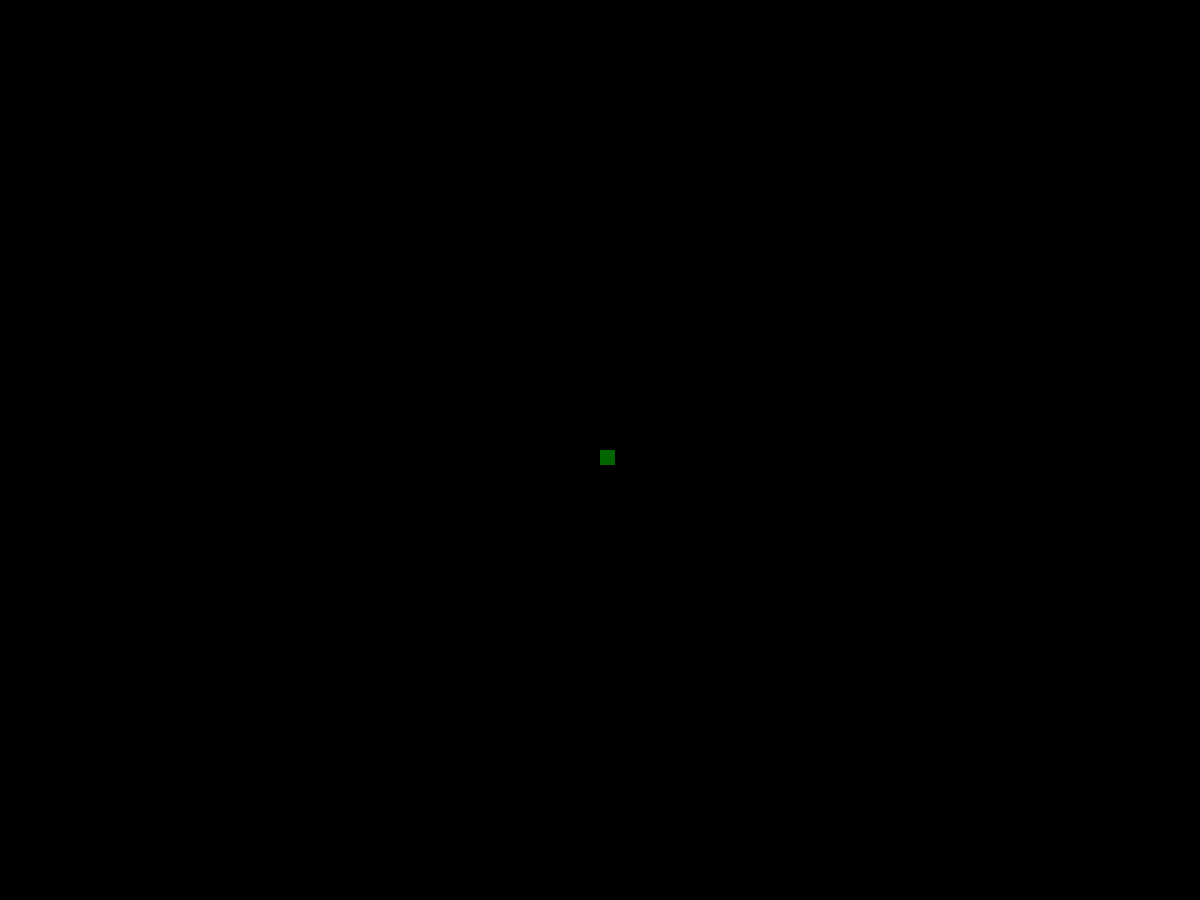
Frame 1 (no input)
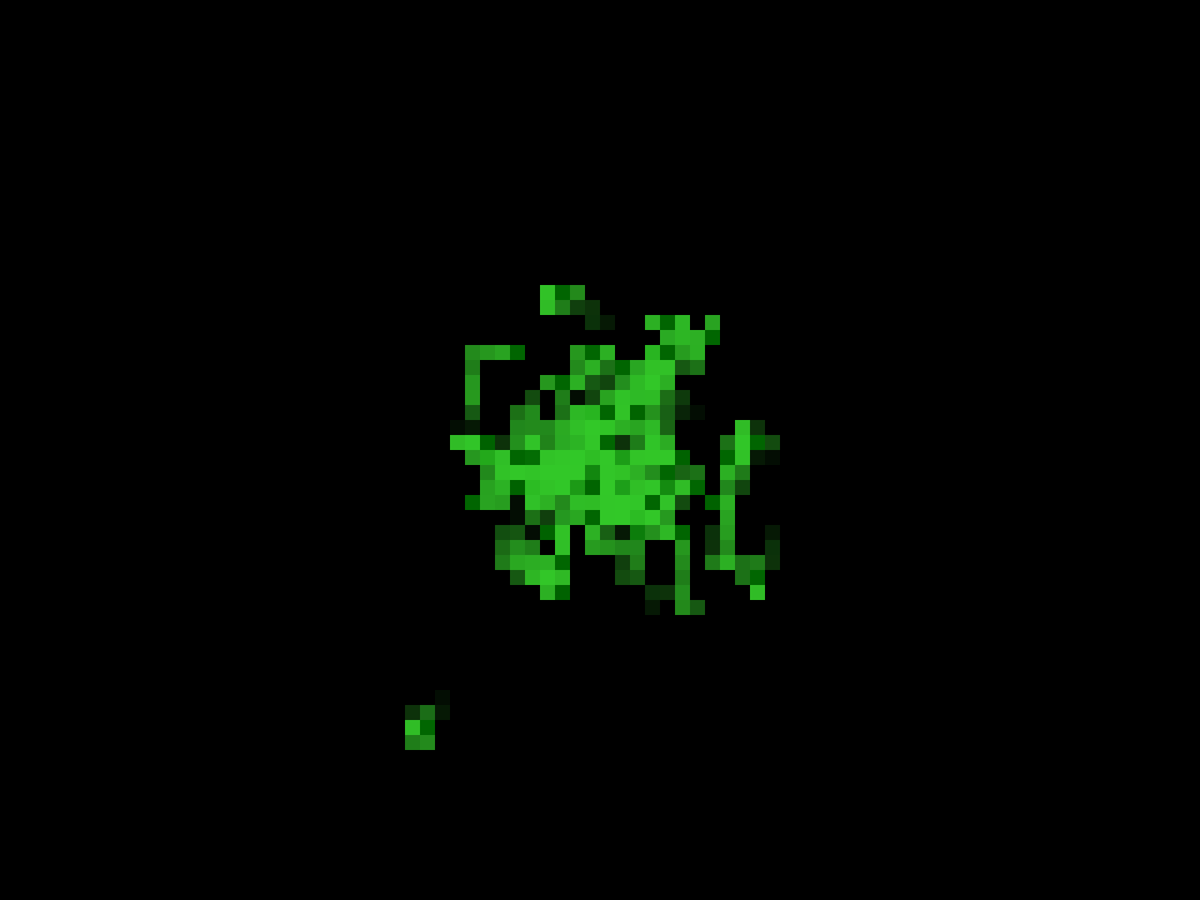
Frame 60 (the mouse pressed at the canvas centre just before this capture)
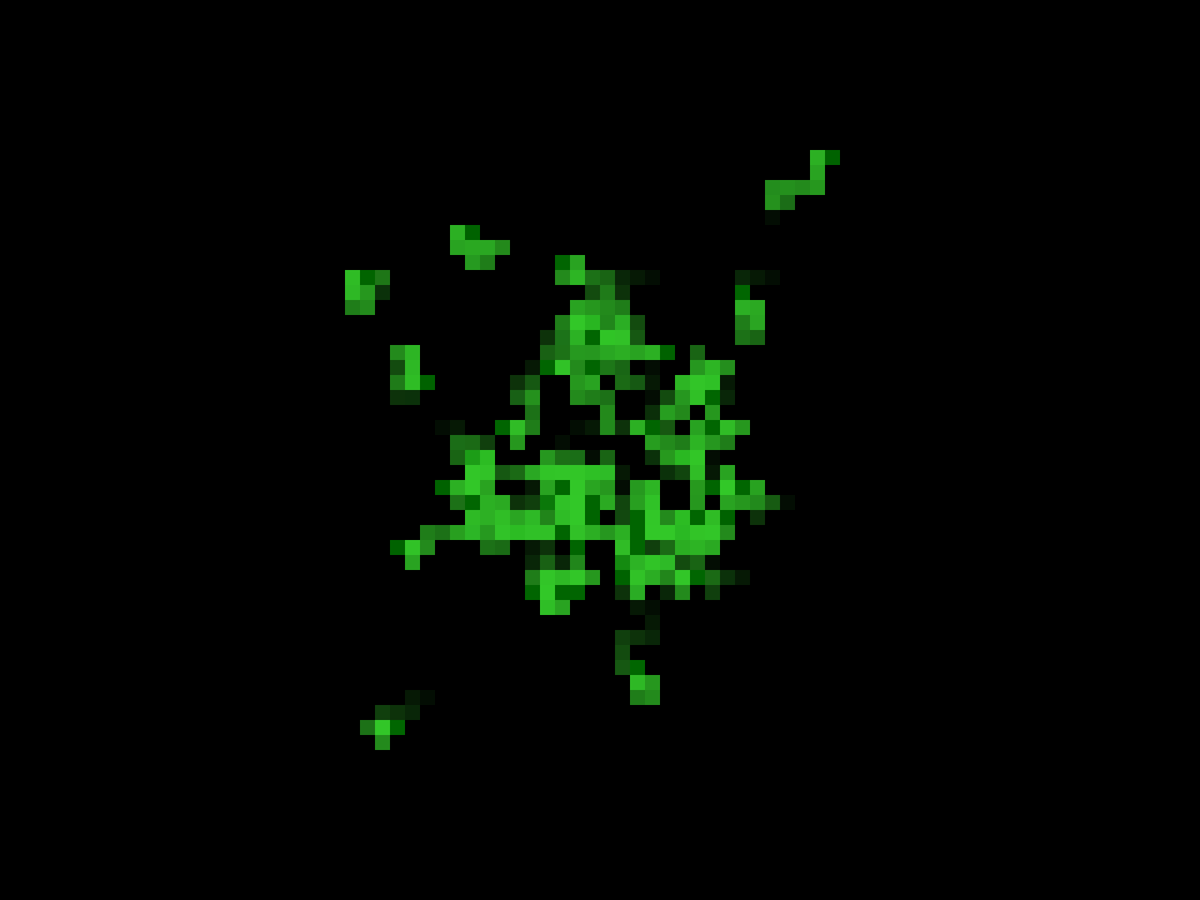
Frame 120 (the mouse held since frame 60 and released just before this capture)

The Processing sketch that drew these frames (run headless with seeded random() and noise(); from frame 60 on, the mouse is pressed at the canvas centre):

// Processing sketch: SnakeWallpaper
// ── SnakeWallpaper.pde
int numOfSnakes = 50;
int lengthOfTail = 15 ;
int snakeSize = 20;

int attractiveForce = 65;

Snake[] snakes = new Snake[numOfSnakes];

class Snake {
  int[][] coords;
  int size;

  Snake(int tailLength, int _size) {
    size = _size;
    coords = new int[tailLength][2];
    for (int i = 0; i < coords.length; i++) {
      coords[i][0] = width/2;
      coords[i][1] = height/2;
    }
  }

  void show() {
    int opacity = 240;
    for (int i = 1; i < coords.length; i++) {
      opacity-=240/lengthOfTail;
      fill(50, 200, 40, opacity);
      rect(coords[i][0], coords[i][1], size, size);
    }
    fill(0, 100, 0, 250);
    rect(coords[0][0], coords[1][1], size, size);
  }

  void update() {
    switch (floor(random(4.5))) {
    case 0:
      if (coords[0][1] < height - 2*size) {
        updateCoords(0, size);
      }
      break;
    case 1:
      if (coords[0][1] > 2*size) {
        updateCoords(0, -size);
      }
      break;
    case 2:
      if (coords[0][0] < width - 2*size) {
        updateCoords(size, 0);
      }
      break;
    case 3:
      if (coords[0][0] > 2*size) {
        updateCoords(-size, 0);
      }
      break;
    }
  }

  void updateCoords(int xChange, int yChange) {
    for (int i = coords.length-1; i > 0; i--) {
      coords[i][0] = coords[i - 1][0];
      coords[i][1] = coords[i - 1][1];
    }
    coords[0][0] += xChange;
    coords[0][1] += yChange;
  }
}

void setup() {
  fullScreen();

  frameRate(10);
  noStroke();
  for (int i = 0; i < numOfSnakes; i++) {
    snakes[i] = new Snake(lengthOfTail, snakeSize);
  }
}

void draw() {
  background(0);
  for (int i = 0; i < snakes.length; i++) {
    snakes[i].show();
    snakes[i].update();
  }
}
